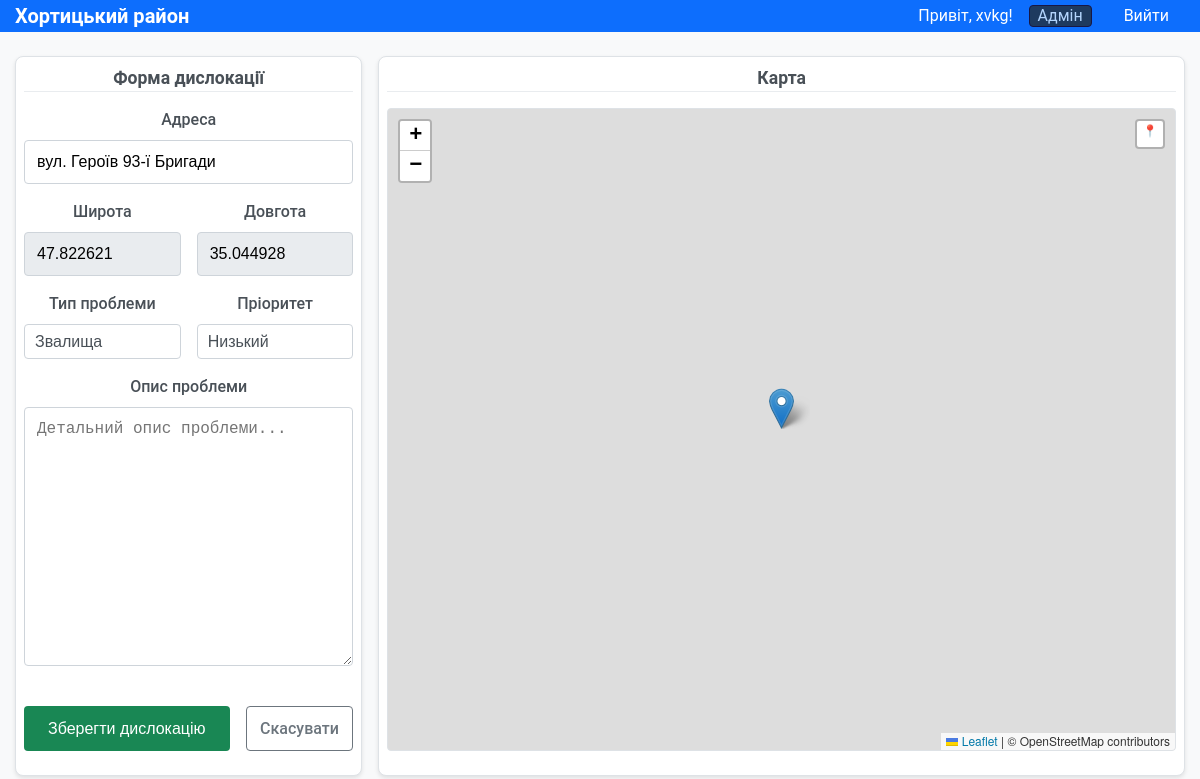
The app's page /edit/25 (signed in) with its own data.
### models.py (models this page shows, shortened)
class User(UserMixin, db.Model):
    id = db.Column(db.Integer, primary_key=True)
    username = db.Column(db.String(80), unique=True, nullable=False)
    password_hash = db.Column(db.String(120), nullable=False)
    role = db.Column(db.String(20), default='user')  # 'admin' або 'user'
    def is_admin(self):
        return self.role == 'admin'

class Location(db.Model):
    id = db.Column(db.Integer, primary_key=True)
    address = db.Column(db.String(200), nullable=False)
    latitude = db.Column(db.Float, nullable=False)
    longitude = db.Column(db.Float, nullable=False)
    problem_type = db.Column(db.String(50), nullable=False)
    priority = db.Column(db.String(20), default='Середній')
    status = db.Column(db.String(20), default='in_progress')
    description = db.Column(db.Text)
    date_created = db.Column(db.DateTime, default=datetime.utcnow)
    date_completed = db.Column(db.DateTime)
    created_by = db.Column(db.Integer, db.ForeignKey('user.id'))

### app.py (the view, shortened to what this page needs)
@app.route('/edit/<int:id>', methods=['GET', 'POST'])
@login_required
def edit_location(id):
    if not current_user.is_admin():
        flash('Доступ заборонено.', 'error')
        return redirect(url_for('index'))
    location = Location.query.get_or_404(id)
    form = LocationForm(obj=location)
    return render_template('add_location.html', form=form, location=location)

### app.py (called while the page is built)
@login_manager.user_loader
def load_user(user_id):
    return db.session.get(User, int(user_id))  # Новий синтаксис SQLAlchemy

### templates/add_location.html (shortened to what this page needs)
{% extends "base.html" %} {% block title %} {% if location %}Редагування{% else %}Додавання{% endif %} дислокації - Хортицький район {% endblock %} {%
block content %}
<link rel="stylesheet" href="https://unpkg.com/leaflet@1.9.4/dist/leaflet.css" />
<link rel="stylesheet" href="{{ url_for('static', filename='css/add-location.css') }}" />
<div class="location-form">
    <div class="location-form__form-section">
        <div class="stats-card">
            <div class="stats-card__title">Форма дислокації</div>
            <div class="stats-card__content">
                <form method="POST">
                    <div class="form__group">{{ form.address.label(class="form__label") }} {{ form.address(class="form__input", id="address") }}</div>
                    <div class="location-form__coordinates">
                        <div class="form__group">
                            {{ form.latitude.label(class="form__label") }} {{ form.latitude(class="form__input form__input--readonly", readonly=true,
                            id="latitude") }}
                        </div>
                        <div class="form__group">
                            {{ form.longitude.label(class="form__label") }} {{ form.longitude(class="form__input form__input--readonly",
                            readonly=true, id="longitude") }}
                        </div>
                    </div>
                    <div class="location-form__details">
                        <div class="form__group">
                            {{ form.problem_type.label(class="form__label") }} {{ form.problem_type(class="form__select") }}
                        </div>
                        <div class="form__group">{{ form.priority.label(class="form__label") }} {{ form.priority(class="form__select") }}</div>
                    </div>
                    <div class="form__group form__group--expand">
                        {{ form.description.label(class="form__label") }} {{ form.description(class="form__input form__input-text") }}
                    </div>
                    <div class="form__actions">
                        {{ form.submit(class="button button--success") }}
                        <a href="{{ url_for('index') }}" class="button button--secondary">Скасувати</a>
                    </div>
                </form>
            </div>
        </div>
    </div>
    <div class="location-form__map-section">
        <div class="stats-card">
            <div class="stats-card__title">Карта</div>
            <div class="stats-card__content">
                <div class="location-form__map" id="map" data-default-lat="47.82085887156977" data-default-lng="35.0326454729596"></div>
            </div>
        </div>
    </div>
</div>
{% endblock %}

### templates/base.html (shortened to what this page needs)
<!DOCTYPE html>
<html lang="uk">
    <head>
        <link rel="stylesheet" href="https://cdnjs.cloudflare.com/ajax/libs/font-awesome/6.0.0/css/all.min.css">
        <link rel="stylesheet" href="{{ url_for('static', filename='css/style.css') }}">
    </head>
    <body>
        <nav class="navigation">
            <div class="layout">
                <div class="navigation__container">
                    <a class="navigation__brand" href="{{ url_for('index') }}">Хортицький район</a>
                    <div class="navigation__menu">
                        {% if current_user.is_authenticated %}
                        <span class="navigation__text">Привіт, {{ current_user.username }}!</span>
                        {% if current_user.is_admin() %}
                        <span class="admin">Адмін</span>
                        {% endif %}
                        <a class="navigation__link" href="{{ url_for('logout') }}">Вийти</a>
                        {% else %}
                        <a class="navigation__link" href="{{ url_for('login') }}">Увійти</a>
                        {% endif %}
                    </div>
                </div>
            </div>
        </nav>
        <div class="layout layout--with-top-margin">{% block content %}{% endblock %}</div>
    </body>
</html>

### static/css/style.css (style rules this page uses)
* { margin: 0; padding: 0; box-sizing: border-box; }
body { font-family: var(--ff); line-height: 1.5; color: var(--font-color); background-color: var(--body-bg); }
.layout { width: 100%; max-width: 1320px; margin: 0 auto; padding: 0 15px; }
.layout--with-top-margin { margin-top: 1.5rem; }
.navigation { background-color: var(--blue); color: var(--white); line-height: 1; }
.navigation__container { display: flex; justify-content: space-between; align-items: center; line-height: 1; }
.navigation__brand { color: var(--white); text-decoration: none; font-size: 1.25rem; font-weight: bold; }
.navigation__menu { display: flex; align-items: center; gap: 1rem; }
.navigation__link { color: var(--white); text-decoration: none; padding: 0.5rem 1rem; border-radius: 4px; transition: background-color 0.2s; }
.navigation__text { color: var(--white); margin: 0; }
.admin { padding: 0.1rem 0.5rem; border: 1px solid rgb(23, 23, 70) !important; border-radius: 4px; color: var(--dt-blue-alert-font); background-color: var(--dt-blue-alert-bg); border-color: var(--dt-blue-alert-border); }
.stats-card { background-color: var(--white); border: 1px solid var(--white-grey); border-radius: 8px; padding: 0.5rem; text-align: center; box-shadow: 0 2px 4px var(--transparent-black); }
.stats-card__title { font-size: 1.1rem; font-weight: 600; color: var(--font-color-light); }
.button { display: inline-block; padding: 0.75rem 1.5rem; border: none; border-radius: 4px; text-decoration: none; text-align: center; cursor: pointer; font-size: 1rem; font-weight: 500; transition: all 0.2s; line-height: 1; }
.button--secondary { color: var(--grey); padding: 0.84rem; border: 1px solid var(--grey); align-self: end; }
.button--success { background-color: var(--green); color: var(--white); }
.form__group { margin-bottom: 1rem; }
.form__label { display: block; margin-bottom: 0.5rem; font-weight: 500; text-align: center; color: var(--font-color-light); }
.form__input { width: 100%; padding: 0.75rem; border: 1px solid var(--grey-input); border-radius: 4px; font-size: 1rem; transition: border-color 0.2s, box-shadow 0.2s; }
.form__input--readonly { background-color: var(--light-blue-border); }
.form__select { width: 100%; padding: 8px 35px 8px 10px; font-size: 1rem; border: 1px solid var(--grey-input); border-radius: 4px; transition: border-color 0.2s, box-shadow 0.2s; background: none; appearance: none; -webkit-appearance: none; -moz-appearance: none; color: var(--font-color-light) !important; }
.form__actions { display: flex; justify-content: center; gap: 1rem; margin-top: 1.5rem; }
.location-form__map { height: 400px; border: 1px solid var(--white-grey); border-radius: 4px; margin-bottom: 1rem; }
@media (max-width: 1440px) { .layout { max-width: 1200px; } }

### static/css/add-location.css (style rules this page uses)
html, body { height: 100%; margin: 0; }
.location-form { display: flex; gap: 1rem; height: 90vh; }
.location-form__form-section, .location-form__map-section, .stats-card, .stats-card__content, .location-form__form-section form, .form__group--expand { display: flex; flex-direction: column; flex: 1; min-height: 0; }
.location-form__map-section { flex-basis: 40%; }
.stats-card__title { margin-bottom: 1rem; border-bottom: 1px solid var(--light-blue-border); }
.form__input-text { flex: 1; min-height: 8rem; }
.location-form__coordinates { display: flex; gap: 1rem; }
.location-form__details { display: flex; gap: 1rem; justify-content: stretch; width: 100%; }
.location-form__details .form__group { flex: 1; }
.form__actions { margin-bottom: 1rem; }
.location-form__map { flex: 1; min-height: 0; }

### records on screen
User: username "xvkg"
Location: address "вул. Героїв 93-ї Бригади", latitude "47.822621", longitude "35.044928", problem_type "Звалища", priority "Низький"
